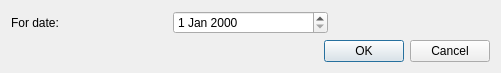
<?xml version="1.0" encoding="UTF-8"?>
<ui version="4.0">
 <class>CashBookList</class>
 <widget class="QDialog" name="CashBookList">
  <property name="geometry">
   <rect>
    <x>0</x>
    <y>0</y>
    <width>501</width>
    <height>73</height>
   </rect>
  </property>
  <property name="windowTitle">
   <string>Cash book list</string>
  </property>
  <property name="locale">
   <locale language="English" country="UnitedStates"/>
  </property>
  <property name="modal">
   <bool>false</bool>
  </property>
  <layout class="QGridLayout" name="gridLayout">
   <property name="leftMargin">
    <number>11</number>
   </property>
   <property name="topMargin">
    <number>11</number>
   </property>
   <property name="rightMargin">
    <number>11</number>
   </property>
   <property name="bottomMargin">
    <number>11</number>
   </property>
   <item row="0" column="1">
    <widget class="QLabel" name="forDateLb">
     <property name="text">
      <string>For date:</string>
     </property>
    </widget>
   </item>
   <item row="0" column="2">
    <widget class="QDateEdit" name="forDateEdit"/>
   </item>
   <item row="1" column="1" colspan="3">
    <layout class="QHBoxLayout" name="horizontalLayout">
     <item>
      <spacer name="horizontalSpacer">
       <property name="orientation">
        <enum>Qt::Horizontal</enum>
       </property>
       <property name="sizeHint" stdset="0">
        <size>
         <width>40</width>
         <height>20</height>
        </size>
       </property>
      </spacer>
     </item>
     <item>
      <widget class="QPushButton" name="okBtn">
       <property name="text">
        <string>OK</string>
       </property>
      </widget>
     </item>
     <item>
      <widget class="QPushButton" name="cancelBtn">
       <property name="text">
        <string>Cancel</string>
       </property>
      </widget>
     </item>
    </layout>
   </item>
  </layout>
 </widget>
 <tabstops>
  <tabstop>okBtn</tabstop>
  <tabstop>cancelBtn</tabstop>
 </tabstops>
 <resources/>
 <connections/>
</ui>
